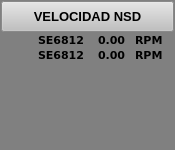
<?xml version="1.0" encoding="UTF-8"?>
<ui version="4.0">
 <class>WVelNSD</class>
 <widget class="QWidget" name="WVelNSD">
  <property name="geometry">
   <rect>
    <x>0</x>
    <y>0</y>
    <width>175</width>
    <height>150</height>
   </rect>
  </property>
  <property name="minimumSize">
   <size>
    <width>175</width>
    <height>150</height>
   </size>
  </property>
  <property name="maximumSize">
   <size>
    <width>175</width>
    <height>150</height>
   </size>
  </property>
  <property name="windowTitle">
   <string>WVelNSD</string>
  </property>
  <property name="styleSheet">
   <string notr="true">background-color: rgb(128, 128, 128);</string>
  </property>
  <widget class="QLabel" name="lbNSDT_1">
   <property name="geometry">
    <rect>
     <x>38</x>
     <y>30</y>
     <width>51</width>
     <height>20</height>
    </rect>
   </property>
   <property name="font">
    <font>
     <family>Verdana</family>
     <pointsize>8</pointsize>
     <weight>75</weight>
     <bold>true</bold>
    </font>
   </property>
   <property name="styleSheet">
    <string notr="true">background-color: rgb(128, 128, 128);</string>
   </property>
   <property name="text">
    <string>SE6812</string>
   </property>
  </widget>
  <widget class="QLabel" name="lbNSDT_2">
   <property name="geometry">
    <rect>
     <x>38</x>
     <y>45</y>
     <width>51</width>
     <height>20</height>
    </rect>
   </property>
   <property name="font">
    <font>
     <family>Verdana</family>
     <pointsize>8</pointsize>
     <weight>75</weight>
     <bold>true</bold>
    </font>
   </property>
   <property name="styleSheet">
    <string notr="true">background-color: rgb(128, 128, 128);</string>
   </property>
   <property name="text">
    <string>SE6812</string>
   </property>
  </widget>
  <widget class="QLabel" name="lbNSD_1">
   <property name="geometry">
    <rect>
     <x>98</x>
     <y>30</y>
     <width>31</width>
     <height>20</height>
    </rect>
   </property>
   <property name="font">
    <font>
     <family>Verdana</family>
     <pointsize>8</pointsize>
     <weight>75</weight>
     <bold>true</bold>
    </font>
   </property>
   <property name="styleSheet">
    <string notr="true">background-color: rgb(128, 128, 128);</string>
   </property>
   <property name="text">
    <string>0.00</string>
   </property>
  </widget>
  <widget class="QLabel" name="lbNSDU_1">
   <property name="geometry">
    <rect>
     <x>135</x>
     <y>30</y>
     <width>31</width>
     <height>20</height>
    </rect>
   </property>
   <property name="font">
    <font>
     <family>Verdana</family>
     <pointsize>8</pointsize>
     <weight>75</weight>
     <bold>true</bold>
    </font>
   </property>
   <property name="styleSheet">
    <string notr="true">background-color: rgb(128, 128, 128);</string>
   </property>
   <property name="text">
    <string>RPM</string>
   </property>
  </widget>
  <widget class="QLabel" name="lbNSDU_2">
   <property name="geometry">
    <rect>
     <x>135</x>
     <y>45</y>
     <width>31</width>
     <height>20</height>
    </rect>
   </property>
   <property name="font">
    <font>
     <family>Verdana</family>
     <pointsize>8</pointsize>
     <weight>75</weight>
     <bold>true</bold>
    </font>
   </property>
   <property name="styleSheet">
    <string notr="true">background-color: rgb(128, 128, 128);</string>
   </property>
   <property name="text">
    <string>RPM</string>
   </property>
  </widget>
  <widget class="QLabel" name="lbNSD_2">
   <property name="geometry">
    <rect>
     <x>98</x>
     <y>45</y>
     <width>31</width>
     <height>20</height>
    </rect>
   </property>
   <property name="font">
    <font>
     <family>Verdana</family>
     <pointsize>8</pointsize>
     <weight>75</weight>
     <bold>true</bold>
    </font>
   </property>
   <property name="styleSheet">
    <string notr="true">background-color: rgb(128, 128, 128);</string>
   </property>
   <property name="text">
    <string>0.00</string>
   </property>
  </widget>
  <widget class="QLabel" name="lbFondo">
   <property name="geometry">
    <rect>
     <x>0</x>
     <y>0</y>
     <width>175</width>
     <height>150</height>
    </rect>
   </property>
   <property name="styleSheet">
    <string notr="true">background-color: rgb(128, 128, 128);</string>
   </property>
   <property name="text">
    <string/>
   </property>
  </widget>
  <widget class="QPushButton" name="btCerrar">
   <property name="geometry">
    <rect>
     <x>1</x>
     <y>1</y>
     <width>173</width>
     <height>31</height>
    </rect>
   </property>
   <property name="font">
    <font>
     <pointsize>10</pointsize>
     <weight>75</weight>
     <bold>true</bold>
    </font>
   </property>
   <property name="styleSheet">
    <string notr="true">background-color: rgb(192, 192, 192);</string>
   </property>
   <property name="text">
    <string>VELOCIDAD NSD</string>
   </property>
  </widget>
  <zorder>lbFondo</zorder>
  <zorder>lbNSDT_1</zorder>
  <zorder>lbNSDT_2</zorder>
  <zorder>lbNSD_1</zorder>
  <zorder>lbNSDU_1</zorder>
  <zorder>lbNSDU_2</zorder>
  <zorder>lbNSD_2</zorder>
  <zorder>btCerrar</zorder>
 </widget>
 <layoutdefault spacing="6" margin="11"/>
 <resources/>
 <connections/>
</ui>
